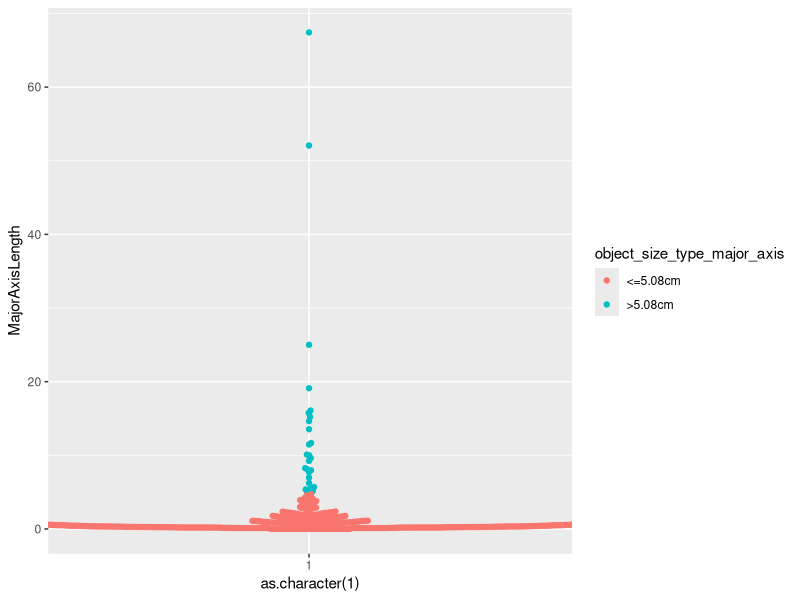
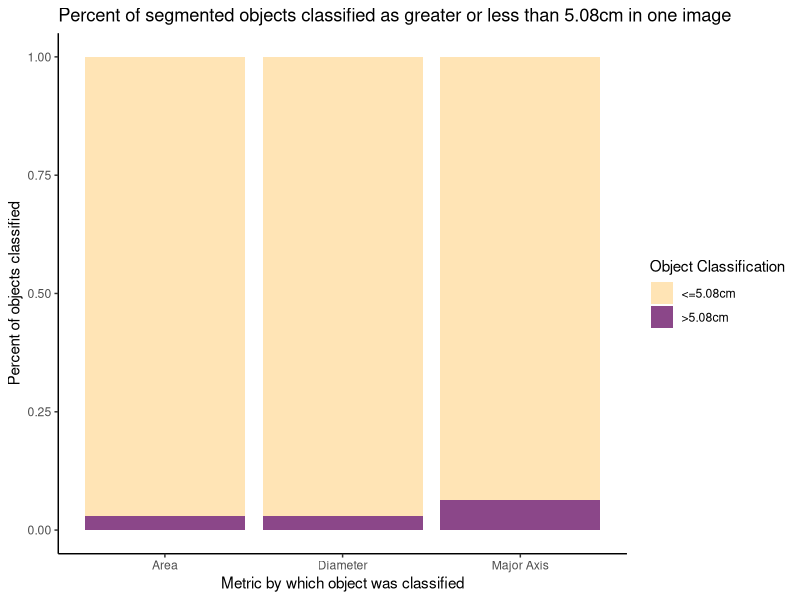
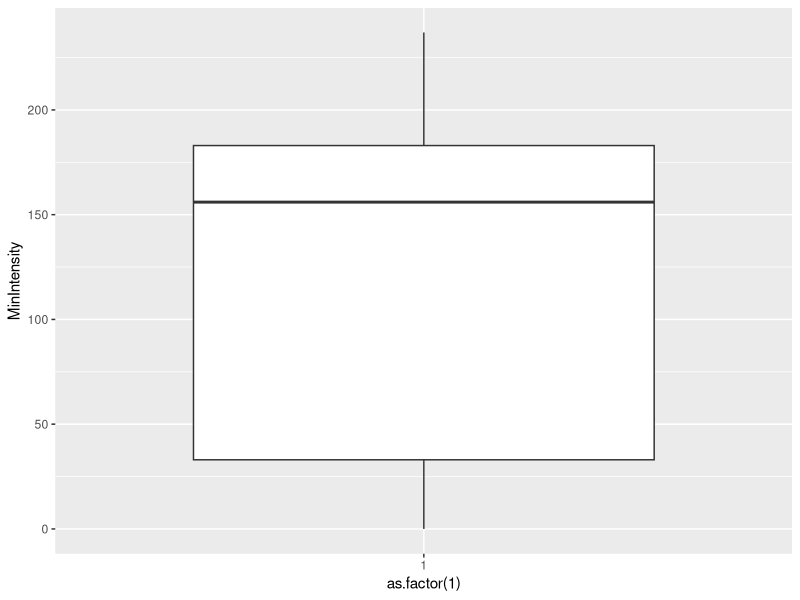

Reproduce these figures in R, in order.
library(tidyverse)
library(ggbeeswarm)

# Read in data
dat <- read_csv('image_measurements.csv') %>% 
  # Rename first column to be the ID
  rename(shape_id = ...1) %>% 
  # Get columns for whether area is "> 5.08cm" by several different metrics
  mutate(
    object_size_type_diameter = ifelse(equivalent_diameter > 5.08, '>5.08cm', '<=5.08cm'),
    object_size_type_area = ifelse(Area > 20.268299, '>5.08cm', '<=5.08cm'),
    object_size_type_major_axis = ifelse(MajorAxisLength > 5.08, '>5.08cm', '<=5.08cm')
    )

# Visualize data
ggplot() +
  geom_beeswarm(dat, mapping = aes(x = as.character(1), y = MajorAxisLength, color = object_size_type_major_axis))

total_rows <- nrow(dat)

# Calculate the percentage of objects that meet >5.08cm criteria for each metric
percent_summary <- dat %>%
  pivot_longer(cols = object_size_type_diameter:object_size_type_major_axis,
               names_to = 'metric',
               values_to = 'value' ) %>%
  group_by(metric, value) %>%
  summarise(percent_greater = n() / total_rows) %>% 
  # Rename the values in metric
  mutate(metric = case_when(
    metric == 'object_size_type_area' ~ 'Area',
    metric == 'object_size_type_diameter' ~ 'Diameter',
    metric == 'object_size_type_major_axis' ~ 'Major Axis'
  ))

# Visualize that summary
ggplot() +
  geom_col(percent_summary, mapping = aes(x = metric, y = percent_greater, fill = value)) +
  # coord_flip() +
  scale_fill_manual(values = c(`>5.08cm` = 'orchid4', `<=5.08cm` = 'moccasin')) +
  labs(
    title = 'Percent of segmented objects classified as greater or less than 5.08cm in one image',
    fill = 'Object Classification',
    x = 'Metric by which object was classified',
    y = 'Percent of objects classified'
  ) +
  theme_classic()


# See if intensity is what i think it is - should be over 165 because of inital thresholding, right??
ggplot() +
  geom_boxplot(dat, mapping = aes(x = as.factor(1), y = MinIntensity))
